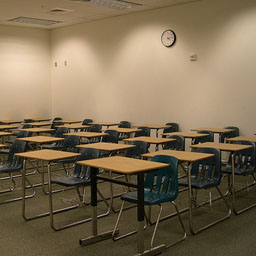
#> input picture assignment03/Dataset/0/7.png, 256 x 256 px
$ jupyter execute assignment03_test.ipynb
#> lines starting #> are read from the running program, lines starting #| are printed output that depends on the picture; long printed decimals are rounded
[cell 1]
import imageio.v2 as imageio
import matplotlib.pyplot as plt
import numpy as np
from scipy import ndimage

[cell 2]
x0 = imageio.imread('../assignment03/Dataset/0/7.png')
#> x0 is the input picture: shape (256, 256, 4); mean R, G, B, A 124.2, 107.7, 81.7, 255
x1 = imageio.imread('../assignment03/Dataset/1/7.png')
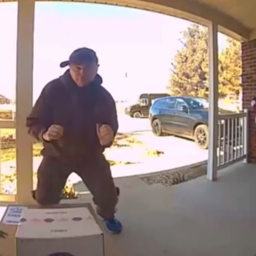
#> input picture assignment03/Dataset/1/7.png, 256 x 256 px
#> x1 is the input picture: shape (256, 256, 4); mean R, G, B, A 162.4, 146.9, 141.5, 255
xtest = imageio.imread('../assignment03/Dataset/0/0.png')
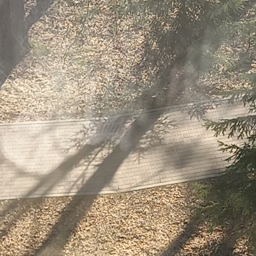
#> input picture assignment03/Dataset/0/0.png, 256 x 256 px
#> xtest is the input picture: shape (256, 256, 4); mean R, G, B, A 156.3, 143.8, 125.1, 255

[cell 3]
plt.figure(figsize=(10,5))
plt.subplot(131)
plt.axis('off')
plt.title('Imagem sem humanos')
plt.imshow(x0)
plt.subplot(132)
plt.axis('off')
plt.title('Imagem com humanos')
plt.imshow(x1)
plt.subplot(133)
plt.axis('off')
plt.title('Imagem de teste')
plt.imshow(xtest)

[cell 4]
def luminance(img):
    M, N, C = img.shape
#> M = 256; N = 256; C = 4

    img_grayscale = np.zeros((M, N))

    for i in range(M):
        for j in range(N):
            red, green, blue, alpha = img[i, j]
            img_grayscale[i, j] = np.floor(red*0.299+green*0.587+blue*0.114)
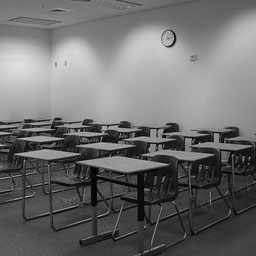
#> img_grayscale: shape (256, 256) float64; min 0, max 222, mean 109.2

    return img_grayscale

[cell 5]
x0_grayscale = luminance(x0)
x1_grayscale = luminance(x1)
xtest_grayscale = luminance(xtest)
#> after the loop in luminance (call 3), `for i in range(M):`:
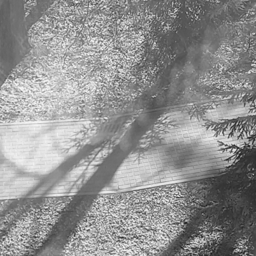
#> img_grayscale: shape (256, 256) float64; min 27, max 250, mean 144.9

[cell 6]
plt.figure(figsize=(10,5))
plt.subplot(131)
plt.axis('off')
plt.title('Escala de cinza')
plt.imshow(x0_grayscale, cmap='gray')
plt.subplot(132)
plt.axis('off')
plt.title('Escala de cinza')
plt.imshow(x1_grayscale, cmap='gray')
plt.subplot(133)
plt.axis('off')
plt.title('Escala de cinza')
plt.imshow(xtest_grayscale, cmap='gray')

[cell 7]
sobel_x = [[-1, -2, -1],
           [ 0,  0,  0],
           [ 1,  2,  1]]

sobel_y = [[-1,  0,  1],
           [-2,  0,  2],
           [-1,  0,  1]]

[cell 8]
def gradient(img):
    g_x = ndimage.convolve(img, sobel_x)
    g_y = ndimage.convolve(img, sobel_y)
    return g_x, g_y

[cell 9]
x0_gx, x0_gy = gradient(x0_grayscale)
x1_gx, x1_gy = gradient(x1_grayscale)
xtest_gx, xtest_gy = gradient(xtest_grayscale)
#> in gradient (call 3), `g_y = ndimage.convolve(img, sobel_y)`:
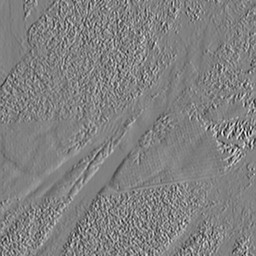
#> g_y: shape (256, 256) float64; min -556, max 545, mean 1.7; drawn with min black and max white

[cell 10]
plt.figure(figsize=(10, 7))
plt.subplot(231)
plt.axis('off')
plt.title('Gradiente na direção X')
plt.imshow(x0_gx, cmap='gray')
plt.subplot(234)
plt.axis('off')
plt.title('Gradiente na direção Y')
plt.imshow(x0_gy, cmap='gray')
plt.subplot(232)
plt.axis('off')
plt.title('Gradiente na direção X')
plt.imshow(x1_gx, cmap='gray')
plt.subplot(235)
plt.axis('off')
plt.title('Gradiente na direção Y')
plt.imshow(x1_gy, cmap='gray')
plt.subplot(233)
plt.axis('off')
plt.title('Gradiente na direção X')
plt.imshow(xtest_gx, cmap='gray')
plt.subplot(236)
plt.axis('off')
plt.title('Gradiente na direção Y')
plt.imshow(xtest_gy, cmap='gray')

[cell 11]
def magnitude(gx, gy):
    distance = np.sqrt(gx**2 + gy**2)
    m = distance/distance.sum()
    return m

[cell 12]
x0_m = magnitude(x0_gx, x0_gy)
x1_m = magnitude(x1_gx, x1_gy)
xtest_m = magnitude(xtest_gx, xtest_gy)
#> in magnitude (call 3), `distance = np.sqrt(gx**2 + gy**2)`:
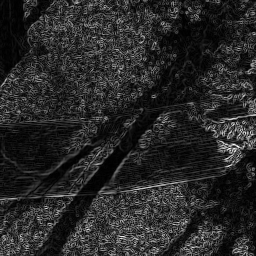
#> distance: shape (256, 256) float64; min 0, max 649.3, mean 102.2; drawn with min black and max white

[cell 13]
plt.figure(figsize=(10,5))
plt.subplot(131)
plt.axis('off')
plt.title('Filtro Sobel')
plt.imshow(x0_m, cmap="gray")
plt.subplot(132)
plt.axis('off')
plt.title('Filtro Sobel')
plt.imshow(x1_m, cmap="gray")
plt.subplot(133)
plt.axis('off')
plt.title('Filtro Sobel')
plt.imshow(xtest_m, cmap="gray")

[cell 14]
def angles(gx, gy):
    phi = np.arctan(gy/gx)
    return phi

[cell 15]
np.seterr(divide='ignore', invalid='ignore')
x0_angles = angles(x0_gx, x0_gy)
x1_angles = angles(x1_gx, x1_gy)
xtest_angles = angles(xtest_gx, xtest_gy)

[cell 16]
plt.figure(figsize=(10,5))
plt.subplot(131)
plt.axis('off')
plt.title('Ângulos')
plt.imshow(x0_angles, cmap="gray")
plt.subplot(132)
plt.axis('off')
plt.title('Ângulos')
plt.imshow(x1_angles, cmap="gray")
plt.subplot(133)
plt.axis('off')
plt.title('Ângulos')
plt.imshow(xtest_angles, cmap="gray")

[cell 17]
def descriptor(m, phi):
    phi_shift = phi + np.pi/2
    phi_degrees = np.degrees(phi_shift)
    phi_d = phi_degrees // 20
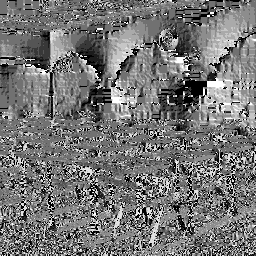
#> phi_d: shape (256, 256) float64; 1.35% of the values are NaN or infinite; the others: min 0, max 9, mean 4.21; drawn with min black, max white, NaN and infinite black

    d = np.zeros(180//20)

    M, N = phi_d.shape
#> M = 256; N = 256

    for x in range(M):
        for y in range(N):
            index = phi_d[x, y]
            if (not np.isnan(index) and index != 9):
                d[int(index)] += m[x, y]
#> after the loop, d = [0.0718, 0.0447, 0.046, 0.103, 0.36, 0.181, 0.0599, 0.0531, 0.0776]

    return d

[cell 18]
x0_d = descriptor(x0_m, x0_angles)
#> x0_d has the same summary as d in descriptor
x1_d = descriptor(x1_m, x1_angles)
#> in descriptor (call 2), `phi_d = phi_degrees // 20`:
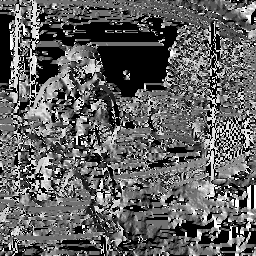
#> phi_d: shape (256, 256) float64; 15.77% of the values are NaN or infinite; the others: min 0, max 9, mean 4.07; drawn with min black, max white, NaN and infinite black
#> after the loop in descriptor (call 2), `for x in range(M):`: d = [0.152, 0.0682, 0.0721, 0.116, 0.184, 0.0959, 0.0599, 0.0768, 0.168]
#> x1_d has the same summary as d in descriptor
xtest_d = descriptor(xtest_m, xtest_angles)
#> in descriptor (call 3), `phi_d = phi_degrees // 20`:
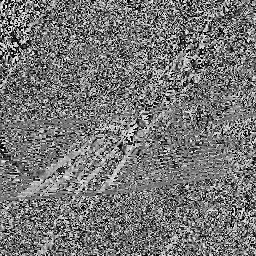
#> phi_d: shape (256, 256) float64; 0.03% of the values are NaN or infinite; the others: min 0, max 9, mean 4.15; drawn with min black, max white, NaN and infinite black
#> after the loop in descriptor (call 3), `for x in range(M):`: d = [0.0803, 0.08, 0.0934, 0.121, 0.167, 0.152, 0.125, 0.0986, 0.0815]
#> xtest_d has the same summary as d in descriptor

with np.printoptions(precision=3):
    print('Descritor da imagem sem humanos: %60s' % (x0_d))
#| Descritor da imagem sem humanos:      [0.072 0.045 0.046 0.103 0.36  0.181 0.06  0.053 0.078]
    print('Descritor da imagem com humanos: %60s' % (x1_d))
#| Descritor da imagem com humanos:      [0.152 0.068 0.072 0.116 0.184 0.096 0.06  0.077 0.168]
    print('Descritor da imagem de teste: %63s' % (xtest_d))
#| Descritor da imagem de teste:         [0.08  0.08  0.093 0.121 0.167 0.152 0.125 0.099 0.081]

[cell 19]
plt.xticks(range(9))
plt.bar(range(9), x0_d,)
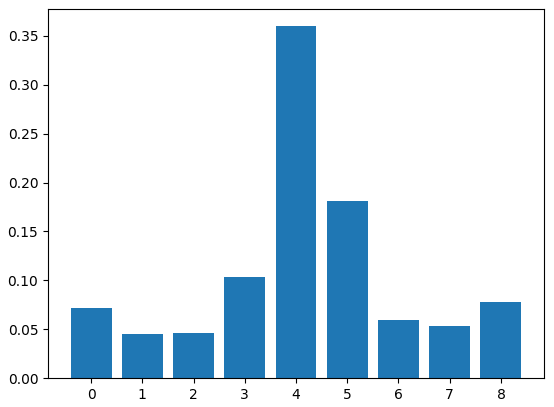
#> figure drawn by matplotlib, 1 panel; tallest bar 0.36 high, from x = 3.6 to 4.4

[cell 20]
def distance(a, b):
    d = np.sqrt(((a - b)**2).sum())
#> d = 0.219
    return d

[cell 21]
print(distance(xtest_d, x0_d))
#| 0.2194
print(distance(xtest_d, x1_d))
#| 0.1464
